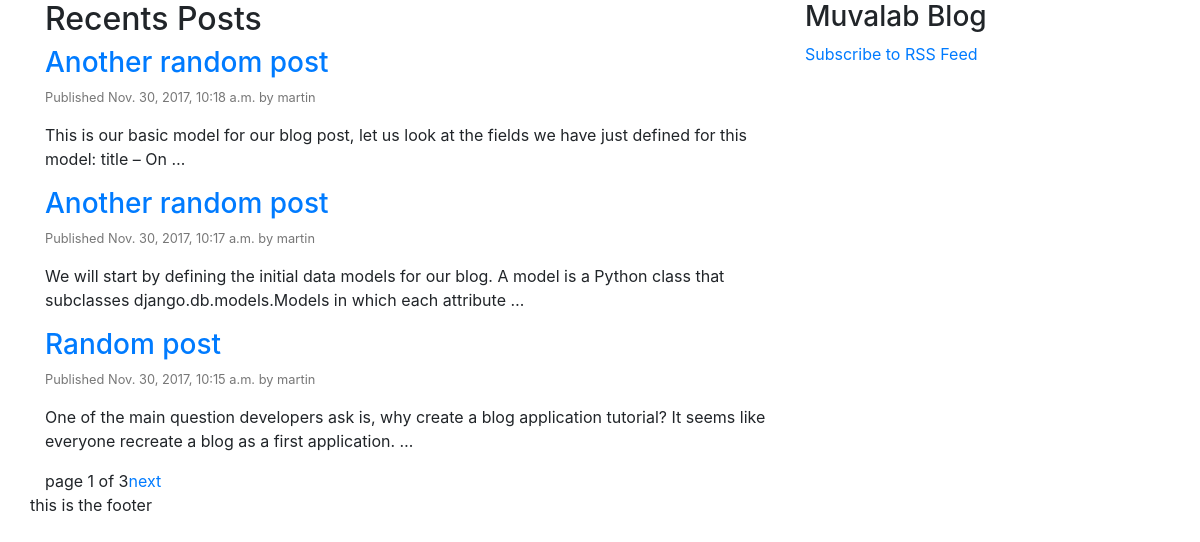
Screenshot of /blog/ with the database file from the repository.
### blog/models.py (models this page shows, shortened)
class Post(models.Model):
    STATUS_CHOICES = (
        ('draft', 'Draft'),
        ('published', 'Published'),
    )
    title = models.CharField(max_length=250)
    slug = models.SlugField(max_length=250, unique_for_date='publish')
    author = models.ForeignKey(User, related_name='blog_posts')
    body = models.TextField()
    publish = models.DateTimeField(default=timezone.now)
    created = models.DateTimeField(auto_now_add=True)
    updated = models.DateTimeField(auto_now=True)
    status = models.CharField(max_length=10, choices=STATUS_CHOICES, default='draft')
    objects = models.Manager()
    published = PublishedManager()
    class Meta:
        ordering = ('-publish',)
    def get_absolute_url(self):
        return reverse('blog:post_detail_view', args=[self.publish.year, self.publish.strftime('%m'),self.publish.strftime('%d'),self.slug])

### blog/views.py (the view)
def post_list_view(request):
    list_objects = Post.published.all()
    paginator = Paginator(list_objects, 3)
    page = request.GET.get('page')
    try:
        posts = paginator.page(page)
    except PageNotAnInteger:
        posts = paginator.page(1)
    except EmptyPage:
        posts = paginator.page(paginator.num_pages)
    return render(request, 'blog/post/list.html', {'posts': posts})

### blog/models.py (called while the page is built)
    def get_queryset(self):
        return super(PublishedManager,self).get_queryset().filter(status='published')

### blog/templates/blog/post/list.html (shortened to what this page needs)
{% extends "blog/master.html" %}
{% block content %}
   <h2 class="page-header">Recents Posts</h2>
    {% for post in posts %}
       <h3><a href="{{ post.get_absolute_url }}">{{ post.title }}</a></h3>
       <p class="small" style="color: #777777;">Published {{ post.publish }} by {{ post.author }}</p>
       <p>{{ post.body|truncatewords:25|linebreaks }}</p>
    {% endfor %}
    {% include "pagination.html" with page=posts %}
{% endblock %}

### blog/templates/blog/master.html (shortened to what this page needs)
{% load staticfiles %}
<!DOCTYPE html>
<html lang="en">
<head>
    <link rel="stylesheet" href="{% static "css/bootstrap.min.css" %}">
</head>
<body>
  <div class="container">
      <div class="row">
          <div class="col-md-8">
              {% block content %}
              {% endblock %}
          </div>
          <div class="col-md-4">
              <h3>Muvalab Blog</h3>
              <p><a href="{% url "blog:post_feed" %}" target="_blank">Subscribe to RSS Feed</a> </p>
          </div>
      </div>
      <div class="row">
          <p>this is the footer</p>
      </div>
  </div>
</body>
</html>

### blog/templates/pagination.html (shortened to what this page needs)
<div class="container">
    <div class="row">
        <span class="pagination">
            <span class="active">
                page {{ page.number }} of {{ page.paginator.num_pages }}
            </span>
            {% if page.has_next %}
                <a href="?page={{ page.next_page_number }}">next</a>
            {% endif %}
        </span>
    </div>
    </div>

### rows the page displays
Post: title "Another random post", publish "Nov. 30, 2017, 10:18 a.m.", author "martin", body "This is our basic model for our blog post, let us look at the fields we have just defined for this model: title – On …"
Post: title "Another random post", publish "Nov. 30, 2017, 10:17 a.m.", author "martin", body "We will start by defining the initial data models for our blog. A model is a Python class that subclasses django.db.models.Models in which each attribute …"
Post: title "Random post", publish "Nov. 30, 2017, 10:15 a.m.", author "martin", body "One of the main question developers ask is, why create a blog application tutorial? It seems like everyone recreate a blog as a first application. …"

### other values shown
{{ page.number }} "1"
{{ page.paginator.num_pages }} "3"
